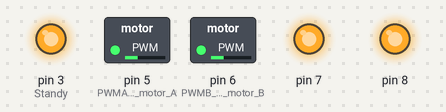
Bench run of a sketch on a simulated Arduino Uno, built with avr-gcc and run on an emulated ATmega328P. Shown: switched loads named in the sketch (green lamp = pin HIGH), output pins drawn as LEDs (lit = HIGH).

Above: at 0.05 s.
At 18.65 s:
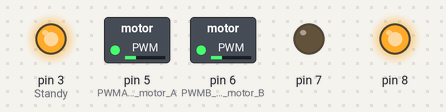
At 39.95 s:
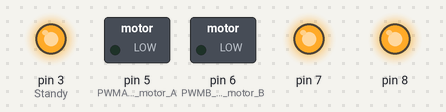
Timing chart, 0 to 47.8 s (numbered marks = the images above):
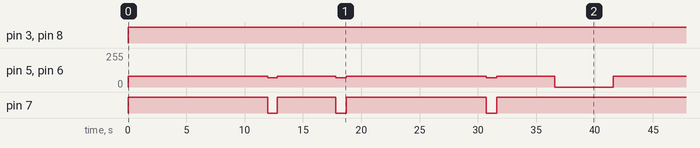

The sketch:

Functions_aroundTable.ino
```cpp
/* This program uses functions (Forward, Backward, Stop,etc) to control the movement of our robotic car around a table using
Motor A and Motor B on the car. Each movement function sets the motor speed and direction.
*/

  void setup() {
  pinMode(5,OUTPUT); // PWMA speed motor A
  pinMode(7,OUTPUT); // AIN_1 Direction motor A
  pinMode(3,OUTPUT); // Standy
  pinMode(6,OUTPUT); //  PWMB speed motor B
  pinMode(8,OUTPUT); // BIN_1 direction motor B
  }

  void loop() {
Forward(80); // go forward at 80 speed
delay(12000);// stay at that speed for 12 seconds
Right(70); // turn right at 70 speed
delay(800); // turn for 0.8 seconds
Forward(80); // go forward at 80 speed
delay(5000); // stay forward for 5 seconds
Right(70); // turn right at 70 speed
delay(900);// turn for 0.9 seconds
Forward(80);// go forward at 80 speed
delay(12000); // move forward for 12 seconds
Right(70);// turn right at 70 speed
delay(900);// turn for 0.9 seconds
Forward(80); // go forward at 80 speed
delay(5000); // stay forward for 5 seconds
Stop(); // stop the car
delay(5000);// stop the car for 5 seconds
 }


void Forward ( int x) {
analogWrite(5,x); // Motor A speed = x
digitalWrite(7,1); // Motor A direction forward
analogWrite(6,x);// Motor B speed = x
digitalWrite(8,1);// Motor B direction forward
digitalWrite(3,1); // Enable motor driver (STBY)
 }

void Backward ( int x){
analogWrite(5,x); // Motor A speed = x
digitalWrite(7,0); // Motor A direction forward
analogWrite(6,x); // Motor B speed = x
digitalWrite(8,0); // Motor B direction forward
digitalWrite(3,1); // Enable motor driver (STBY)
}

void Left ( int x){
analogWrite(5,x); // Motor A speed = x
digitalWrite(7,1); // Motor A direction backward
analogWrite(6,x); // Motor B speed = x
digitalWrite(8,0); // Motor B direction backward
digitalWrite(3,1); // Enable motor driver (STBY)
}

void Right ( int x){
analogWrite(5,x); // Motor A speed = x
digitalWrite(7,0); // Motor A direction backward
analogWrite(6,x); // Motor B speed = x
digitalWrite(8,1); // Motor B direction forward
digitalWrite(3,1); // Enable motor driver (STBY)
}

void LeftForward ( float x){
  float y = x * 0.5; // setting the variable Y to half the value of X
analogWrite(5,x);// Motor A speed = x
digitalWrite(7,1);// Motor A direction forward
analogWrite(6,y); // Motor B speed = y
digitalWrite(8,1);// Motor B direction forward
digitalWrite(3,1); // Enable motor driver (STBY)
}

void LeftBackward ( float x){
  float y = x * 0.5;
analogWrite(5,x); // Motor A speed = x
digitalWrite(7,0); // Motor A direction backward
analogWrite(6,y); // Motor B speed = y
digitalWrite(8,0);// Motor B direction backward
digitalWrite(3,1); // Enable motor driver (STBY)
}

void RightForward ( float x){
  float y = x * 0.5;
analogWrite(5,y); // Motor A speed = y
digitalWrite(7,1); // Motor A direction forward
analogWrite(6,x); // Motor B speed = x
digitalWrite(8,1); // Motor B direction forward
digitalWrite(3,1); // Enable motor driver (STBY)
}

void RightBackward ( float x){
  float y = x * 0.5;
analogWrite(5,y); // Motor A speed = y
digitalWrite(7,0); // Motor A direction backward
analogWrite(6,x); // Motor B speed = x
digitalWrite(8,0); // Motor B direction backward
digitalWrite(3,1);// Enable motor driver (STBY)
}

void Stop (){
analogWrite(5,0); // Motor A speed = 0
digitalWrite(7,1);// Direction doesn't matter when speed = 0
analogWrite(6,0); // Motor B speed = 0
digitalWrite(8,1); // Direction doesn't matter
digitalWrite(3,1);} // Enable motor driver (STBY)
```

Measured:
- by itself, pin 3 (Standy), pin 8: LOW → HIGH at 0.00 s
- by itself, pin 7: repeats every 41.6 s: LOW 0.80 s, HIGH 5.0 s, LOW 0.90 s, HIGH 12.0 s, LOW 0.90 s, HIGH 22.0 s
- by itself, pin 5 (PWMA_speed_motor_A), pin 6 (PWMB_speed_motor_B): repeats every 41.6 s: 70/255 0.80 s, 80/255 5.0 s, 70/255 0.90 s, 80/255 12.0 s, 70/255 0.90 s, 80/255 5.0 s, 0/255 5.0 s, 80/255 12.0 s
